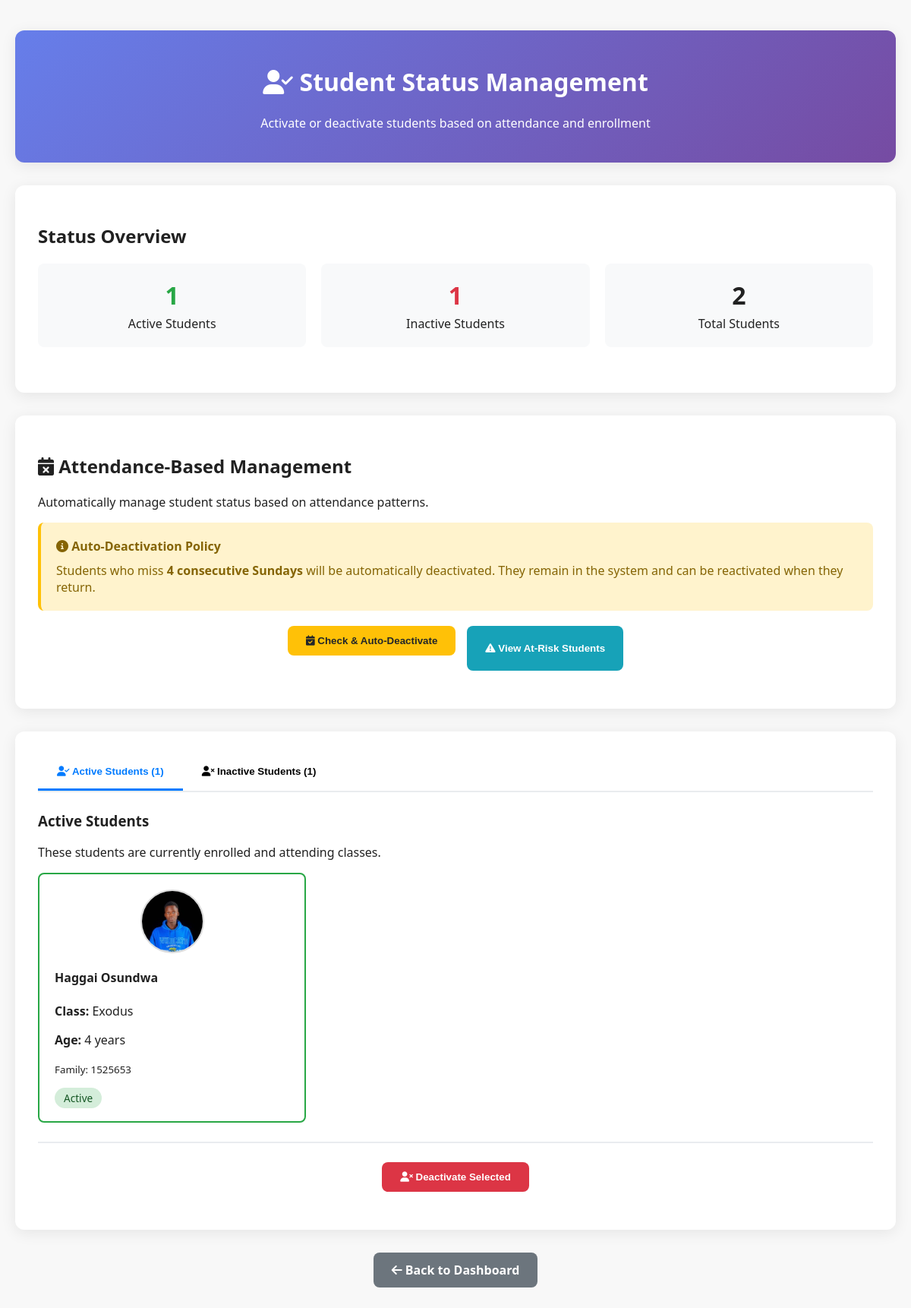
The app's page /manage_status (signed in) with its own data.
### app.py (models this page shows)
class Student(db.Model):
    id = db.Column(db.Integer, primary_key=True)
    name = db.Column(db.String(100), nullable=False)
    dob = db.Column(db.String(20), nullable=False)
    parent = db.Column(db.String(100))
    contact = db.Column(db.String(50))
    student_class = db.Column(db.String(50))
    status = db.Column(db.String(10), default="active")
    deletion_requested = db.Column(db.Boolean, default=False)
    profile_image = db.Column(db.String(200))  # Store image filename
    family_id = db.Column(db.String(50))  # For grouping family members

### app.py (the view, shortened to what this page needs)
@app.route('/manage_status', methods=['GET', 'POST'])
def manage_status():
    if not session.get("role") == "admin":
        flash("Access denied.", "danger")
        return redirect(url_for("dashboard"))
    students = Student.query.all()
    active_students = [s for s in students if s.status == 'active']
    inactive_students = [s for s in students if s.status == 'inactive']
    return render_template("manage_status.html",
                         active_students=active_students,
                         inactive_students=inactive_students)

### app.py (called while the page is built)
@app.context_processor
def inject_now():
    return {'now': datetime.now}

@app.context_processor
def utility_functions():
    def attendance_present(student_id, sunday):
        record = Attendance.query.filter_by(student_id=student_id, date=sunday).first()
        return record.present if record else False
    return dict(attendance_present=attendance_present)

### templates/manage_status.html (shortened to what this page needs)
<!DOCTYPE html>
<html lang="en">
<head>
    <link rel="stylesheet" href="{{ url_for('static', filename='css/styles.css') }}">
    <link rel="stylesheet" href="https://cdnjs.cloudflare.com/ajax/libs/font-awesome/6.5.0/css/all.min.css">
</head>
<body>
    <div class="status-container">
        <div class="status-card">
            <div class="card-header">
                <h1><i class="fas fa-user-check"></i> Student Status Management</h1>
                <p>Activate or deactivate students based on attendance and enrollment</p>
            </div>
        </div>
        <div class="status-card">
            <div class="card-content">
                <h2>Status Overview</h2>
                <div class="summary-stats">
                    <div class="stat-card">
                        <div class="stat-number stat-active">{{ active_students|length }}</div>
                        <div>Active Students</div>
                    </div>
                    <div class="stat-card">
                        <div class="stat-number stat-inactive">{{ inactive_students|length }}</div>
                        <div>Inactive Students</div>
                    </div>
                    <div class="stat-card">
                        <div class="stat-number">{{ (active_students|length + inactive_students|length) }}</div>
                        <div>Total Students</div>
                    </div>
                </div>
            </div>
        </div>
        <div class="status-card">
            <div class="card-content">
                <h2><i class="fas fa-calendar-times"></i> Attendance-Based Management</h2>
                <p>Automatically manage student status based on attendance patterns.</p>
                <div style="background: #fff3cd; padding: 20px; border-radius: 8px; margin-bottom: 20px; border-left: 4px solid #ffc107;">
                    <h4 style="margin: 0 0 10px 0; color: #856404;">
                        <i class="fas fa-info-circle"></i> Auto-Deactivation Policy
                    </h4>
                    <p style="margin: 0; color: #856404;">
                        Students who miss <strong>4 consecutive Sundays</strong> will be automatically deactivated.
                        They remain in the system and can be reactivated when they return.
                    </p>
                </div>
                <div style="display: flex; gap: 15px; justify-content: center; margin-bottom: 20px;">
                    <form method="POST" action="{{ url_for('check_attendance_deactivation') }}" style="display: inline;">
                        <button type="submit" class="btn btn-warning">
                            <i class="fas fa-calendar-check"></i> Check & Auto-Deactivate
                        </button>
                    </form>
                    <button onclick="checkAtRiskStudents()" class="btn btn-info">
                        <i class="fas fa-exclamation-triangle"></i> View At-Risk Students
                    </button>
                </div>
            </div>
        </div>
        <div class="status-card">
            <div class="card-content">
                <div class="status-tabs">
                    <button class="tab-btn active" onclick="showTab('active')">
                        <i class="fas fa-user-check"></i> Active Students ({{ active_students|length }})
                    </button>
                    <button class="tab-btn" onclick="showTab('inactive')">
                        <i class="fas fa-user-times"></i> Inactive Students ({{ inactive_students|length }})
                    </button>
                </div>
                <form method="POST" id="statusForm">
                    <div id="active-tab" class="tab-content active">
                        <h3>Active Students</h3>
                        <p>These students are currently enrolled and attending classes.</p>
                        {% if active_students %}
                        <div class="student-grid">
                            {% for student in active_students %}
                            <div class="student-card active-student" onclick="toggleStudent(this, {{ student.id }})">
                                {% if student.profile_image %}
                                    <img src="{{ url_for('static', filename='uploads/profiles/' + student.profile_image) }}"
                                         alt="{{ student.name }}" class="student-photo">
                                {% else %}
                                    <div class="default-avatar"><i class="fas fa-user"></i></div>
                                {% endif %}
                                <h4>{{ student.name }}</h4>
                                <p><strong>Class:</strong> {{ student.student_class }}</p>
                                <p><strong>Age:</strong> {{ (2024 - student.dob.split('-')[0]|int) }} years</p>
                                {% if student.family_id %}
                                <p><small>Family: {{ student.family_id }}</small></p>
                                {% endif %}
                                <span class="status-badge status-active">Active</span>
                            </div>
                            {% endfor %}
                        </div>
                        <div class="action-buttons">
                            <button type="submit" name="action" value="deactivate" class="btn btn-danger">
                                <i class="fas fa-user-times"></i> Deactivate Selected
                            </button>
                        </div>
                        {% else %}
                        <div style="text-align: center; padding: 40px; color: #666;">
                            <i class="fas fa-user-plus" style="font-size: 3rem; margin-bottom: 15px;"></i>
                            <h3>No Active Students</h3>
                            <p>All students are currently inactive.</p>
                        </div>
                        {% endif %}
                    </div>
                </form>
            </div>
        </div>
        <div style="text-align: center; margin-top: 30px;">
            <a href="{{ url_for('dashboard') }}" class="btn btn-secondary">
                <i class="fas fa-arrow-left"></i> Back to Dashboard
            </a>
        </div>
    </div>
</body>
</html>

### static/css/styles.css (style rules this page uses)
body { font-family: 'Segoe UI', sans-serif; margin: 0; padding: 0; background-color: #f8f8f8; color: #212121; }
form { margin-bottom: 20px; }
img.student-photo { width: 80px; height: 80px; border-radius: 50%; object-fit: cover; background-position: center; background-repeat: no-repeat; border: 2px solid #ddd; }
img.student-photo, img.profile-image, img.student-detail-photo { width: 80px; height: 80px; border-radius: 50% !important; object-fit: cover !important; object-position: center; background-color: #f0f0f0; border: 2px solid #ddd; display: block; }
img.student-photo, img.profile-image { margin: 0 auto; display: block; }

### templates/manage_status.html (style rules this page uses)
.status-container { max-width: 1200px; margin: 20px auto; padding: 20px; }
.status-card { background: white; border-radius: 12px; box-shadow: 0 4px 20px rgba(0,0,0,0.08); margin-bottom: 30px; overflow: hidden; }
.card-header { background: linear-gradient(135deg, #667eea 0%, #764ba2 100%); color: white; padding: 25px; text-align: center; }
.card-content { padding: 30px; }
.status-tabs { display: flex; border-bottom: 2px solid #e9ecef; margin-bottom: 25px; }
.tab-btn { padding: 15px 25px; border: none; background: none; cursor: pointer; font-weight: 600; border-bottom: 3px solid transparent; transition: all 0.3s; }
.tab-btn.active { color: #007bff; border-bottom-color: #007bff; }
.tab-content { display: none; }
.tab-content.active { display: block; }
.student-grid { display: grid; grid-template-columns: repeat(auto-fill, minmax(300px, 1fr)); gap: 20px; margin-bottom: 25px; }
.student-card { border: 2px solid #e9ecef; border-radius: 8px; padding: 20px; transition: all 0.3s; cursor: pointer; }
.student-card.active-student { border-color: #28a745; }
.student-photo { width: 60px; height: 60px; border-radius: 50%; object-fit: cover; margin-bottom: 15px; }
.status-badge { padding: 4px 12px; border-radius: 20px; font-size: 0.85rem; font-weight: 500; }
.status-active { background: #d4edda; color: #155724; }
.action-buttons { display: flex; gap: 15px; justify-content: center; margin-top: 25px; padding-top: 25px; border-top: 2px solid #e9ecef; }
.btn { padding: 12px 24px; border-radius: 8px; border: none; font-weight: 600; cursor: pointer; transition: all 0.3s; text-decoration: none; display: inline-block; }
.btn-danger { background: #dc3545; color: white; }
.btn-secondary { background: #6c757d; color: white; }
.btn-warning { background: #ffc107; color: #212529; }
.btn-info { background: #17a2b8; color: white; }
.summary-stats { display: grid; grid-template-columns: repeat(auto-fit, minmax(200px, 1fr)); gap: 20px; margin-bottom: 30px; }
.stat-card { background: #f8f9fa; padding: 20px; border-radius: 8px; text-align: center; }
.stat-number { font-size: 2rem; font-weight: bold; margin-bottom: 5px; }
.stat-active { color: #28a745; }
.stat-inactive { color: #dc3545; }

### records on screen
Student: profile_image (picture), name "Haggai Osundwa", student_class "Exodus", dob "4", family_id "1525653"

### other values on screen
{{ active_students|length }} "1"
{{ inactive_students|length }} "1"
{{ (active_students|length + inactive_students|length) }} "2"
